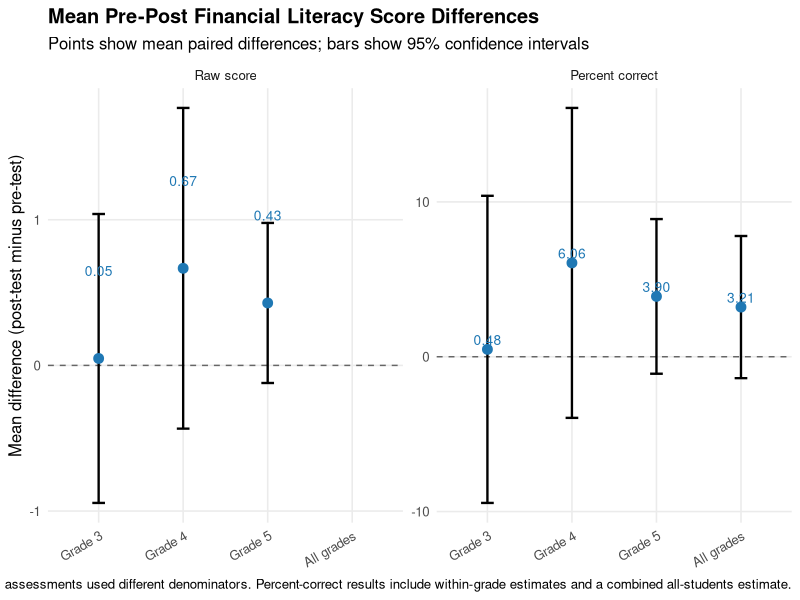

Source code (R):
## ---- chunk 1
knitr::opts_chunk$set(echo = TRUE, warning = FALSE, message = FALSE)
options(scipen = 999, digits = 3)
## ---- chunk 2
library(ggplot2)

scores <- read.csv("all_grades_financial_literacy_scores.csv", stringsAsFactors = FALSE)

scores$grade_label <- factor(
  paste("Grade", scores$grade),
  levels = c("Grade 3", "Grade 4", "Grade 5")
)
## ---- chunk 3
scores$max_score <- ifelse(scores$grade == 3, 10, 11)

scores$pre_percent_correct <- 100 * scores$pre_total_correct / scores$max_score
scores$post_percent_correct <- 100 * scores$post_total_correct / scores$max_score

scores$raw_score_difference <- scores$post_total_correct - scores$pre_total_correct
scores$percent_correct_difference <- scores$post_percent_correct - scores$pre_percent_correct
## ---- chunk 4
mean_ci <- function(x) {
  x <- x[!is.na(x)]
  n <- length(x)
  mean_difference <- mean(x)
  sd_difference <- sd(x)
  se_difference <- sd_difference / sqrt(n)
  t_critical <- qt(0.975, df = n - 1)

  data.frame(
    n = n,
    mean_difference = mean_difference,
    se_difference = se_difference,
    ci_low = mean_difference - t_critical * se_difference,
    ci_high = mean_difference + t_critical * se_difference
  )
}
## ---- chunk 5
raw_by_grade <- do.call(
  rbind,
  lapply(split(scores, scores$grade_label), function(dat) {
    cbind(
      sample = as.character(dat$grade_label[1]),
      outcome = "Raw score",
      mean_ci(dat$raw_score_difference)
    )
  })
)

percent_by_grade <- do.call(
  rbind,
  lapply(split(scores, scores$grade_label), function(dat) {
    cbind(
      sample = as.character(dat$grade_label[1]),
      outcome = "Percent correct",
      mean_ci(dat$percent_correct_difference)
    )
  })
)

percent_all <- cbind(
  sample = "All grades",
  outcome = "Percent correct",
  mean_ci(scores$percent_correct_difference)
)

plot_data <- rbind(raw_by_grade, percent_by_grade, percent_all)

plot_data$outcome <- factor(plot_data$outcome, levels = c("Raw score", "Percent correct"))
plot_data$sample <- factor(
  plot_data$sample,
  levels = c("Grade 3", "Grade 4", "Grade 5", "All grades")
)

plot_data
## ---- chunk 6
paired_ttest_summary <- function(dat, difference_variable) {
  difference_scores <- dat[[difference_variable]]
  difference_scores <- difference_scores[!is.na(difference_scores)]
  test_result <- t.test(difference_scores, mu = 0)

  data.frame(
    n = length(difference_scores),
    mean_difference = mean(difference_scores),
    se_difference = sd(difference_scores) / sqrt(length(difference_scores)),
    t_statistic = unname(test_result$statistic),
    p_value = test_result$p.value,
    ci_low = test_result$conf.int[1],
    ci_high = test_result$conf.int[2]
  )
}

raw_ttests <- do.call(
  rbind,
  lapply(split(scores, scores$grade_label), function(dat) {
    cbind(
      panel = "Panel A. Raw score paired t-test results",
      sample = as.character(dat$grade_label[1]),
      paired_ttest_summary(dat, "raw_score_difference")
    )
  })
)

percent_ttests_by_grade <- do.call(
  rbind,
  lapply(split(scores, scores$grade_label), function(dat) {
    cbind(
      panel = "Panel B. Percent-correct paired t-test results",
      sample = as.character(dat$grade_label[1]),
      paired_ttest_summary(dat, "percent_correct_difference")
    )
  })
)

percent_ttests_all <- cbind(
  panel = "Panel B. Percent-correct paired t-test results",
  sample = "All grades",
  paired_ttest_summary(scores, "percent_correct_difference")
)

paired_ttests <- rbind(raw_ttests, percent_ttests_by_grade, percent_ttests_all)
paired_ttests
## ---- chunk 7
ggplot(plot_data, aes(x = sample, y = mean_difference)) +
  geom_hline(yintercept = 0, linetype = "dashed", color = "gray40") +
  geom_errorbar(aes(ymin = ci_low, ymax = ci_high), width = 0.15, linewidth = 0.8) +
  geom_point(size = 3, color = "#1f78b4") +
  geom_text(
    aes(label = sprintf("%.2f", mean_difference)),
    nudge_y = 0.6,
    size = 3.5,
    color = "#1f78b4"
  ) +
  facet_wrap(~ outcome, scales = "free_y") +
  labs(
    title = "Mean Pre-Post Financial Literacy Score Differences",
    subtitle = "Points show mean paired differences; bars show 95% confidence intervals",
    x = NULL,
    y = "Mean difference (post-test minus pre-test)",
    caption = "Raw-score results are shown within grade only because grade-level assessments used different denominators. Percent-correct results include within-grade estimates and a combined all-students estimate."
  ) +
  theme_minimal(base_size = 12) +
  theme(
    plot.title = element_text(face = "bold"),
    axis.text.x = element_text(angle = 30, hjust = 1),
    panel.grid.minor = element_blank()
  )
